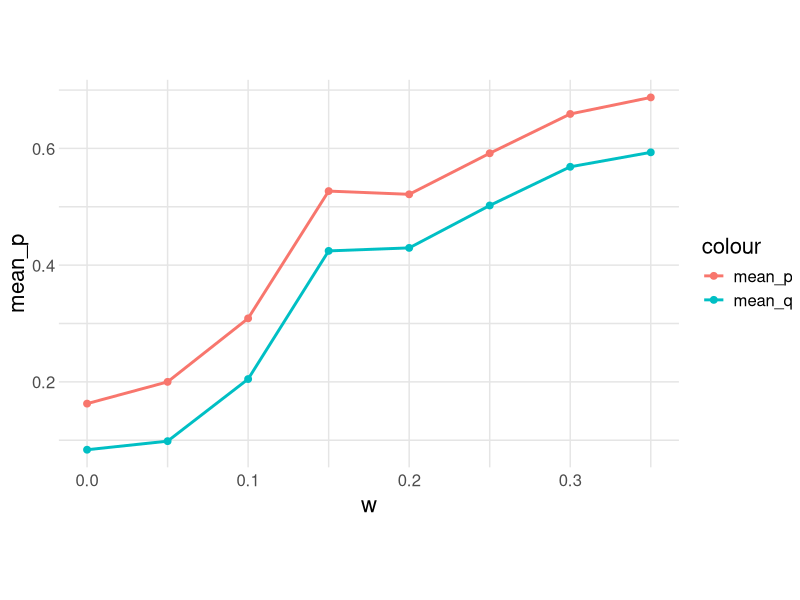

Here is the R script that generated this plot:
## ---- chunk 1
library(tidyverse)
library(viridis)
## ---- chunk 2
theme_common <- function() {
  theme_minimal() %+replace%
  theme(
    axis.text.x = element_text(size = 12),
    axis.text.y = element_text(size = 12),
    axis.title.x = element_text(margin = margin(4, 4, 4, 4), size = 16),
    axis.title.y = element_text(margin = margin(4, 4, 4, 4), size = 16, angle = 90),
    legend.title = element_text(size = 16),
    legend.text = element_text(size = 12),
    strip.text.x = element_text(size = 12),
    strip.text.y = element_text(size = 12),
    panel.grid.major = element_line(color = "grey90"),
    panel.grid.minor = element_line(color = "grey90"),
    aspect.ratio = 10/16,
    plot.margin = unit(c(t = +0, b = +0, r = +0, l = +0), "cm"),
    plot.title = element_text(size = 18),
    # plot.title.position = "plot",
    plot.subtitle = element_text(size = 16),
    plot.caption = element_text(size = 12)
  )
}
## ---- chunk 3
df_ultimatum <- read.csv("data/data.csv")
## ---- chunk 4
df_ultimatum %>%
  ggplot() +
  geom_line(aes(x = w, y = mean_p, color = "mean_p"), size = 1) +
  geom_line(aes(x = w, y = mean_q, color = "mean_q"), size = 1) +
  geom_point(aes(x = w, y = mean_p, color = "mean_p"), size = 2) +
  geom_point(aes(x = w, y = mean_q, color = "mean_q"), size = 2) +
  theme_common()
